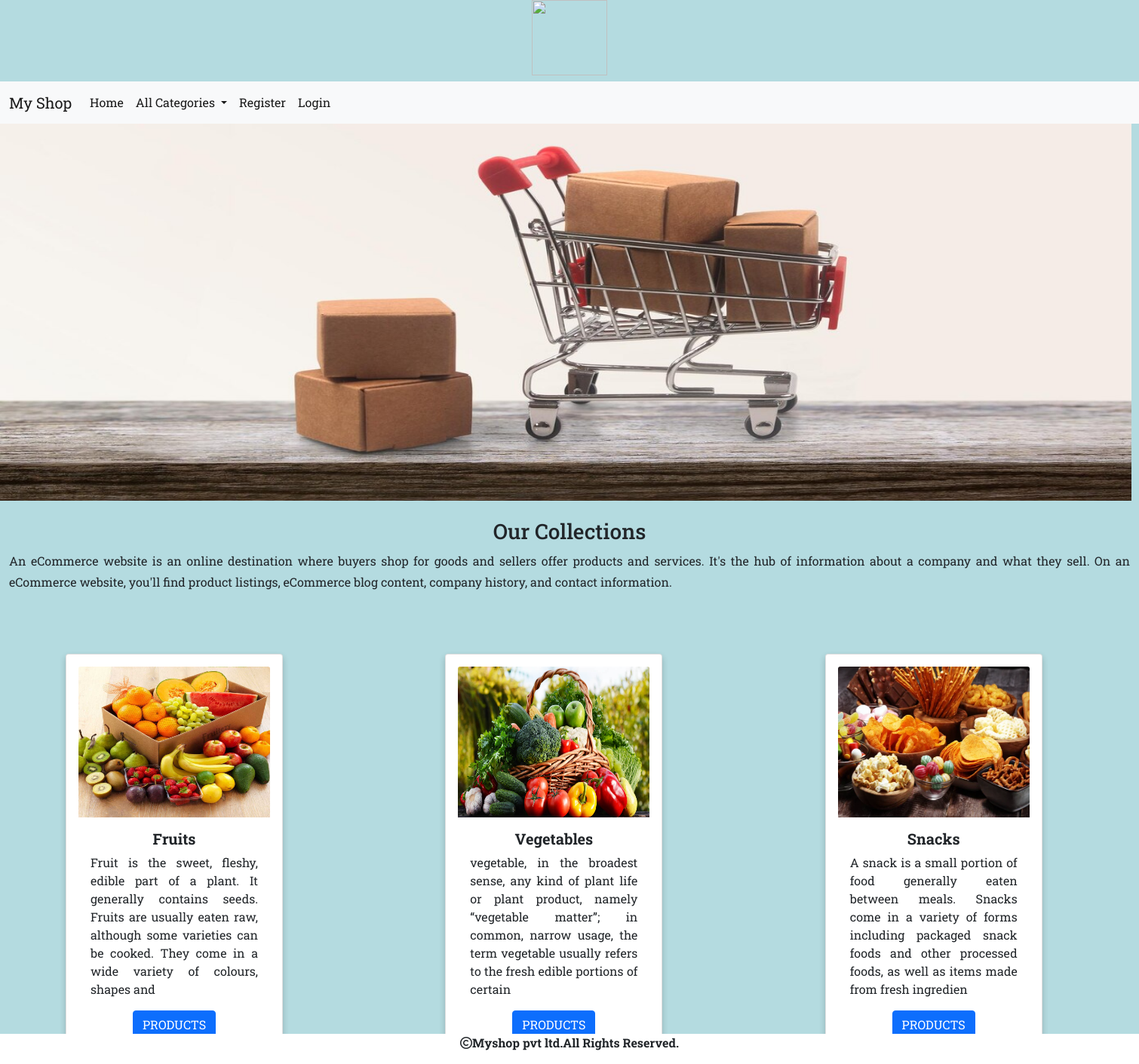
The page / on the database its author committed.
### shop/models.py (models this page shows, shortened)
class Category(models.Model):
    name=models.CharField(max_length=200)
    des=models.CharField(max_length=200)
    image=models.ImageField(upload_to='shop/categories',blank=True,null=True)

### shop/views.py (the view)
# urls.py: path('',views.allcategories,name='allcategories'),
def allcategories(request):
    a=Category.objects.all()
    return render(request,'category.html',{'a':a})

### cart/context_processors.py (called while the page is built, shortened)
def productcount(request):
     item_count=0
     return{'count':item_count}

### shop/context_processors.py (called while the page is built)
def menu_links(request):
    c=Category.objects.all()
    return{'links':c}

### template/category.html
<!DOCTYPE html>
{% extends 'base.html' %}
{% load static %}
{% block content %}
<div>
    <img src="{% static 'images/cat1.jpg' %}" height="500px" width="1500px">
</div>
<div class="container-fluid mt-4" style="margin-bottom:80px;">
    <h3 class="text-center">Our Collections</h3>
    <p style="line-height:1.8;text-align:justify;">An eCommerce website is an online destination where buyers shop for goods and sellers offer products and services. It's the hub of information about a company and what they sell. On an eCommerce website, you'll find product listings, eCommerce blog content, company history, and contact information.</p>
</div>
<div class="container-fluid">
<div class="row">
    {% for i in a %}
    <div class="col-sm-4">
<div class="card" style="width:18rem; margin-left:75px;">
  <img src="{{i.image.url}}" height="200px" width="100%" class="card-img-top" alt="...">
  <div class="card-body">
   <center> <h5 class="card-title" style="font-weight:bold ">{{i.name}}</h5></center>
    <p class="card-text">{{i.des}}</p>
    <center><a href="{% url 'shop:allproducts' i.name %}" class="btn btn-primary">PRODUCTS</a></center>
      </div>
    </div>
  </div>
{% endfor %}
</div>
</div>
{% endblock %}

### static/css/a.css (style rules this page uses)
body { background-color:#b4dbe0; font-family: 'Roboto Slab', serif; }
.card { box-shadow: 0 4px 8px 0 rgba(0,0,0,0.2); padding: 16px; text-align: justify; }

### rows shown on the page
Category: image (picture), name "Fruits", des "Fruit is the sweet, fleshy, edible part of a plant. It generally contains seeds. Fruits are usually eaten raw, although some varieties can be cooked. They come in a wide variety of colours, shapes and"
Category: image (picture), name "Vegetables", des "vegetable, in the broadest sense, any kind of plant life or plant product, namely “vegetable matter”; in common, narrow usage, the term vegetable usually refers to the fresh edible portions of certain"
Category: image (picture), name "Snacks", des "A snack is a small portion of food generally eaten between meals. Snacks come in a variety of forms including packaged snack foods and other processed foods, as well as items made from fresh ingredien"
